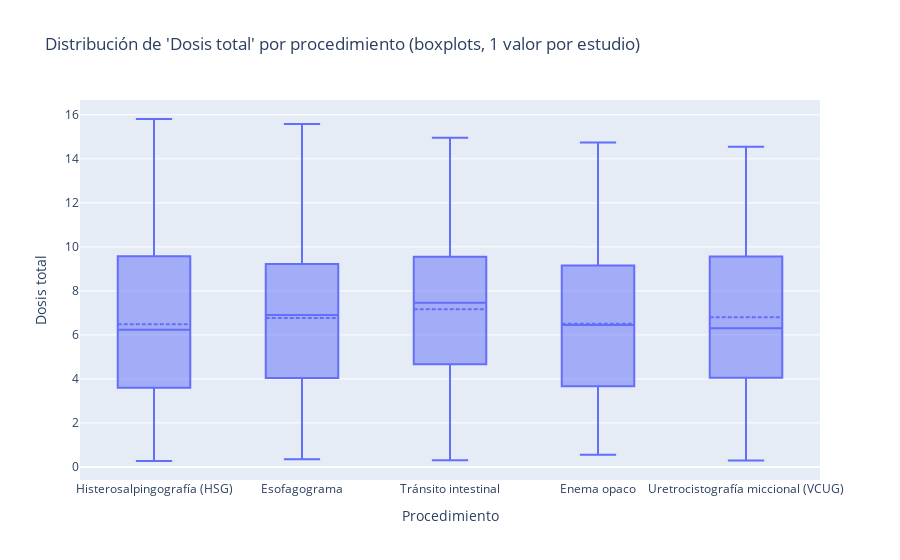

This figure's notebook cell:
### Markdown cell above
### 2.2) Seccionando con ID para mayor seguridad y solo por procedimiento

### Code cell
# --- Boxplots en lugar de candlesticks para 'dosis total' (1 valor por estudio) ---


# --- 1) Quedarnos con un valor de "dosis total" por estudio (procedimiento_id) ---
# Si existe el nombre del procedimiento, lo conservamos; si no, usamos la propia ID como nombre.
if "procedimiento" in df.columns:
    total_por_estudio = (df
        .dropna(subset=["dosis total"])
        .sort_values("procedimiento_id")
        .groupby("procedimiento_id", as_index=False)
        .agg({
            "dosis total": "max",   # o "first" si prefieres
            "procedimiento": "first"
        })
    )
else:
    total_por_estudio = (df
        .dropna(subset=["dosis total"])
        .sort_values("procedimiento_id")
        .groupby("procedimiento_id", as_index=False)["dosis total"].max()
    )
    # Sin columna de nombre, usamos la ID como etiqueta (recomendado unir un catálogo si lo tienes)
    total_por_estudio["procedimiento"] = total_por_estudio["procedimiento_id"].astype(str)

# --- 2) (Opcional) Mantener sólo 5 procedimientos objetivo y ordenarlos ---
objetivo = [
    "Histerosalpingografía (HSG)",
    "Esofagograma",
    "Tránsito intestinal",
    "Enema opaco",
    "Uretrocistografía miccional (VCUG)",
]
presentes = [p for p in objetivo if p in set(total_por_estudio["procedimiento"])]

# Si los 5 (o algunos) están presentes, filtramos a esos; si no, graficamos todos.
df_plot = (total_por_estudio
           if not presentes
           else total_por_estudio[total_por_estudio["procedimiento"].isin(presentes)].copy())

# Orden del eje X: fijo (si filtramos a los 5) o por mediana ascendente
if presentes:
    orden_x = presentes
else:
    orden_x = (df_plot.groupby("procedimiento")["dosis total"]
               .median()
               .sort_values()
               .index
               .tolist())

# --- 3) Boxplots por procedimiento ---
fig = go.Figure()

fig.add_trace(go.Box(
    x=df_plot["procedimiento"],       # un box por procedimiento
    y=df_plot["dosis total"],         # valores (1 por estudio)
    name="Dosis total por estudio",
    boxpoints="outliers",             # muestra outliers (usa "all" para todos los puntos)
    boxmean=True                      # marca la media (usa "sd" para mostrar también ±1 SD)
))

fig.update_layout(
    title="Distribución de 'Dosis total' por procedimiento (boxplots, 1 valor por estudio)",
    xaxis_title="Procedimiento",
    yaxis_title="Dosis total",
)

fig.update_xaxes(categoryorder="array", categoryarray=orden_x)

fig.show()

### Figure 1 — Plotly figure (JSON) as saved in the notebook; plotly's stock layout.template omitted (floating-point values rounded to 4 significant figures; data arrays with more than 128 entries replaced by an {"elided": "..."} marker saying what was removed)
{"data": [{"boxmean": true, "boxpoints": "outliers", "name": "Dosis total por estudio", "type": "box", "x": {"elided": "600 str values"}, "y": {"elided": "600 float values"}}], "layout": {"title": {"text": "Distribución de 'Dosis total' por procedimiento (boxplots, 1 valor por estudio)"}, "xaxis": {"categoryarray": ["Histerosalpingografía (HSG)", "Esofagograma", "Tránsito intestinal", "Enema opaco", "Uretrocistografía miccional (VCUG)"], "categoryorder": "array", "title": {"text": "Procedimiento"}}, "yaxis": {"title": {"text": "Dosis total"}}}}
